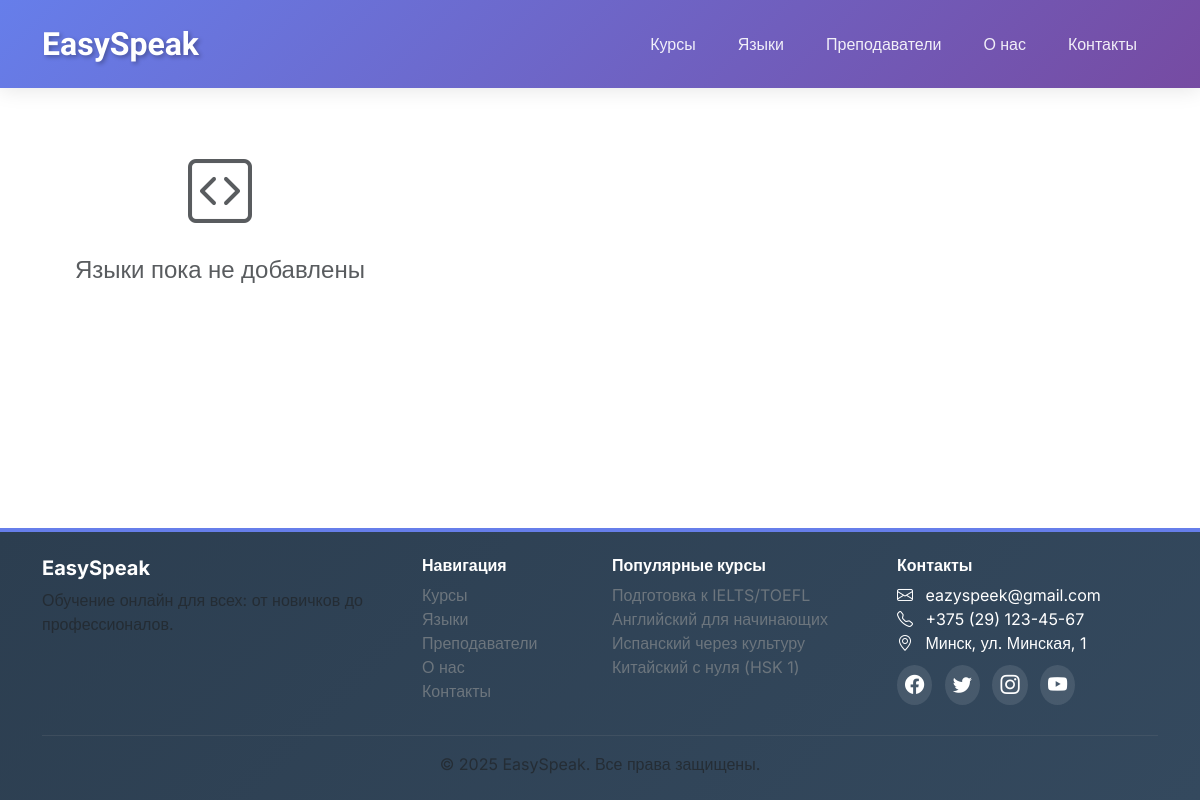
Before: /courses/language/ with the older database file.
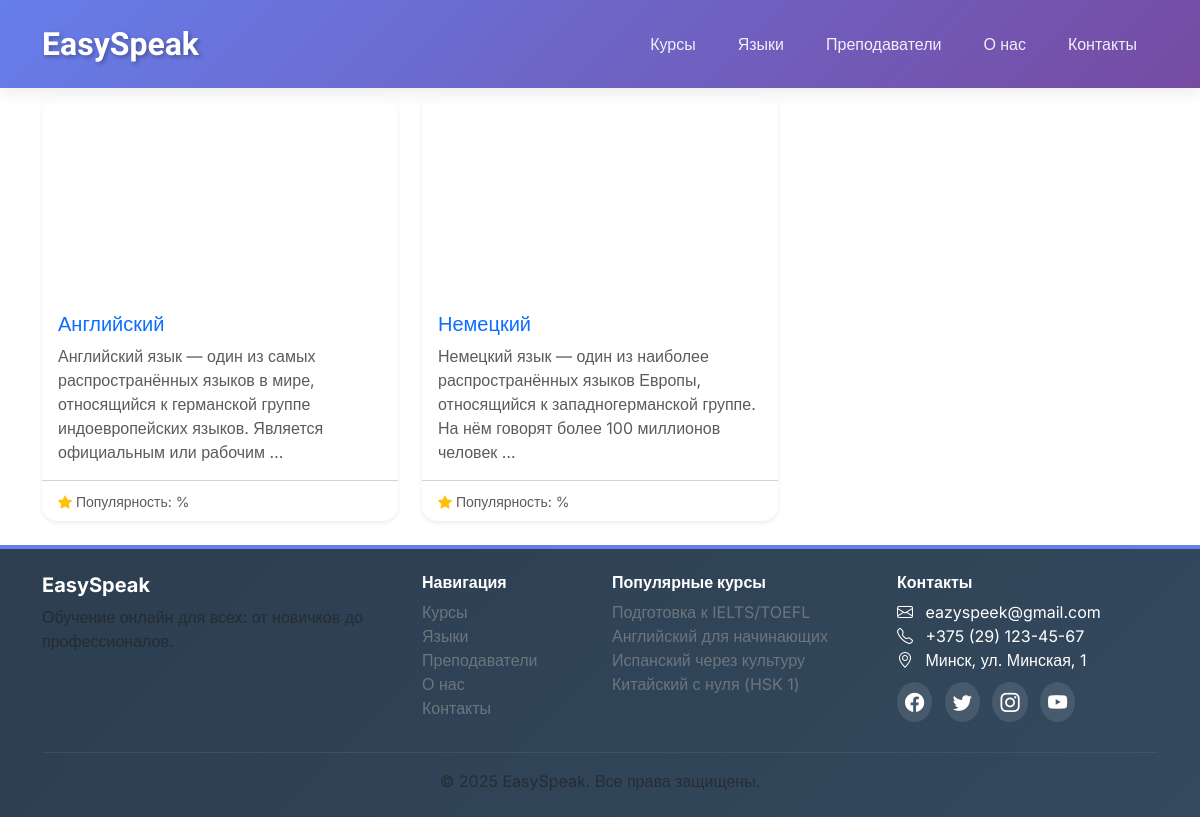
After: the same page with the newer database file.
### courses/models/language.py (models this page shows, shortened)
class Language(models.Model):
    name = models.CharField('Название языка', max_length=50, unique=True)
    code = models.CharField('Код языка', max_length=10, unique=True)
    description = models.TextField('Описание языка', blank=True)
    is_active = models.BooleanField( 'Активный', default=True)
    flag_icon = models.CharField('Иконка флага', max_length=50, blank=True)
    class Meta:
        verbose_name = 'Язык'
        verbose_name_plural = 'Языки'
        ordering = ['name']
        indexes = [
            models.Index(fields=['is_active']),
        ]

### courses/views.py (the view)
# urls.py: path('language/',  LanguageListView.as_view(), name="language"),
class LanguageListView(ListView):
    model = Language
    template_name = 'courses/language.html'
    context_object_name = 'languages'
    def get_queryset(self):
        return Language.objects.filter(is_active=True).order_by('name')

### courses/templates/courses/language.html (shortened to what this page needs)
{% extends "courses/layout.html" %}
{% block content %}
<div class="d-flex justify-content-between align-items-center mb-4">
    <h1 class="mb-0">Все языки</h1>
</div>
<div class="row row-cols-1 row-cols-md-2 row-cols-lg-3 g-4">
    {% for language in languages %}
    <div class="col">
        <div class="card h-100 language-card shadow-sm">
            <div class="card-img-top" style="height: 200px;">
                <div class="d-flex align-items-center justify-content-center h-100">
                    <i class="bi bi-code-square text-white" style="font-size: 3rem;"></i>
                </div>
            </div>
            <div class="card-body d-flex flex-column">
                <h5 class="card-title text-primary">{{ language.name }}</h5>
                <p class="card-text text-muted flex-grow-1">
                    {{ language.description|truncatewords:20 }}
                </p>
            </div>
            <div class="card-footer bg-transparent">
                <small class="text-muted">
                    <i class="bi bi-star-fill text-warning"></i>
                    Популярность: {{ language.popularity }}%
                </small>
            </div>
        </div>
    </div>
    {% empty %}
    <div class="col-12">
        <div class="text-center py-5">
            <i class="bi bi-code-square text-muted" style="font-size: 4rem;"></i>
            <h4 class="text-muted mt-3">Языки пока не добавлены</h4>
        </div>
    </div>
    {% endfor %}
</div>
{% endblock %}

Changed rows visible on the page:
added Language: name "Английский", description "Английский язык — один из самых распространённых языков в мире, относящийся к германской группе индоевропейских языков. Является официальным или рабочим …"
added Language: name "Немецкий", description "Немецкий язык — один из наиболее распространённых языков Европы, относящийся к западногерманской группе. На нём говорят более 100 миллионов человек …"
Other visible differences:
text no longer shown: "Языки пока не добавлены"
